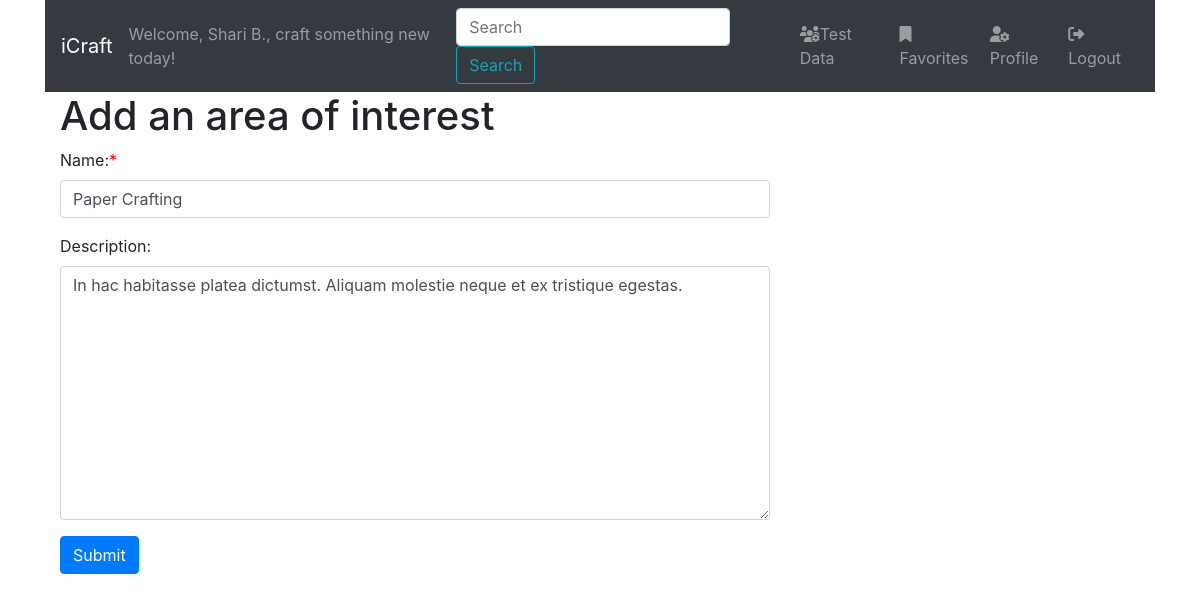
The page /classes/interests/1/update (signed in) on the database its author committed.
### login_app/models.py (models this page shows, shortened)
class User(models.Model):
    first_name = models.CharField(max_length=255)
    last_name = models.CharField(max_length=255)
    birth_date = models.DateTimeField(default=datetime.date.today)
    email = models.EmailField(max_length=255)
    password = models.CharField(max_length=255)
    is_admin = models.BooleanField(default=False)
    created_at = models.DateTimeField(auto_now_add = True)
    updated_at = models.DateTimeField(auto_now = True)
    objects = UserManager()
    def first_name_last_initial(self):
        return f'{self.first_name} {self.last_name[0]}.'

### classes/models.py (models this page shows, shortened)
class Interest(models.Model):
    name = models.CharField(max_length=50)
    description =  models.TextField(blank=True)
    created_at = models.DateTimeField(auto_now_add = True)
    updated_at = models.DateTimeField(auto_now = True)

### classes/views.py (the view)
# urls.py: path('interests/<int:interest_id>/update', views.update_interest, name="update_interest"),
def update_interest(request, interest_id):
    if (not 'user_id' in request.session.keys()) or (request.session['user_id'] == ''):
        return redirect('/')
    user = User.objects.get(id=request.session['user_id'])
    interest = Interest.objects.get(id=interest_id)
    if request.method == 'POST':
        form = InterestForm(request.POST, instance=interest)
        if form.is_valid():
            form.save()
            return redirect('/classes/interests')
    else: #this is a GET request so create a blank form
        form = InterestForm(instance=interest)
    context = {
        'user': user,
        'form': form,
        'interest': interest,
        'action': 'update',
    }
    return render(request,'classes/interest.html', context)

### classes/models.py
class InterestForm(ModelForm):
    class Meta:
        model = Interest
        fields = ['name', 'description']
        widgets = {
            'name' : forms.TextInput(attrs={'class':'form-control'}),
            'description': forms.Textarea(attrs={'class': 'form-control'}),
        }

### classes/templates/classes/interest.html (shortened to what this page needs)
{% extends 'classes/base.html' %}
{% load static %}
{% block content %}
<div class="container">
    <h1>Add an area of interest</h1>
    <div class="row">
        <div class="col-md-8">
            <form action="{% if action == 'new' %}{% url 'classes:get_interest' %}{% else %}{% url 'classes:update_interest' interest_id=interest.id %}{% endif %}" method="POST" role="form" novalidate>
                {% for field in form %}
                <div class="fieldWrapper form-group" aria-required="{% if field.field.required %}true{% else %}false{% endif %}">
                    {{ field.label_tag }}{% if field.field.required %}<span class="required">*</span>{% endif %}
                    {{ field }}
                </div>
                {% endfor %}
		        <input type="submit" class="btn btn-primary mb-2" value="Submit" />
            </form>
        </div>
        <div class="col-md-4">
        </div>
    </div>
</div>
{% endblock content %}

### classes/templates/classes/base.html (shortened to what this page needs)
<!DOCTYPE html>
<html lang="en">
<head>
    {% load static %}
    <link rel="stylesheet" href="https://stackpath.bootstrapcdn.com/bootstrap/4.5.0/css/bootstrap.min.css">
    <link rel="stylesheet" href="{% static 'classes/style.css' %}">
</head>
<body>
    <div class="container main">
        <nav class="navbar navbar-expand-md navbar-dark bg-dark ">
            <a class="navbar-brand" href="{% url 'classes:index' %}" title="Craft something new today!">iCraft</a>
            <span class="navbar-text">Welcome, {{ user.first_name_last_initial }}, craft something new today!</span>
            <div class="collapse navbar-collapse d-flex justify-content-end" id="navbarNav">
                <form method="GET" action="." class="search-form form-inline my-2 my-lg-0">
                    <input class="form-control mr-sm-2" type="search" name="q" placeholder="Search" aria-label="Search">
                    <button class="btn btn-outline-info my-2 my-sm-0" type="submit">Search</button>
                </form>
                <ul class="navbar-nav">
                    {% if user.id == 1 %}
                    <li class="nav-item">
                        <a href="{% url 'login_app:test_data' %}" class="nav-link"><i class="fas fa-users-cog"></i>Test Data</a>
                    </li>
                    {% endif %}
                    <li class="nav-item">
                        <a href="{% url 'classes:favorite_classes' %}" class="nav-link"><i class="fas fa-bookmark"></i>Favorites</a>
                    </li>
                    <li class="nav-item">
                        <a href="{% url 'login_app:user_profile' profiled_user_id=user.id %}" class="nav-link"><i class="fas fa-user-cog"></i>Profile</a>
                    </li>
                    <li class="nav-item">
                        {% block login %}<a href="{% url 'login_app:logout' %}" class="nav-link"><i class="fas fa-sign-out-alt"></i>Logout</a>{% endblock %}
                    </li>
                </ul>
            </div>
        </nav>
        {% block content %}
        {% endblock %}
    </div>
</body>
</html>

### classes/static/classes/style.css (style rules this page uses)
* { box-sizing: border-box; }
.required { color:red; }

### rows shown on the page
User: first_name_last_initial "Shari B."
Interest: form "Paper Crafting" "In hac habitasse platea dictumst. Aliquam molestie neque et ex tristique egestas."

### other values the page prints
{{ field.label_tag }} "Name:" "Description:"
